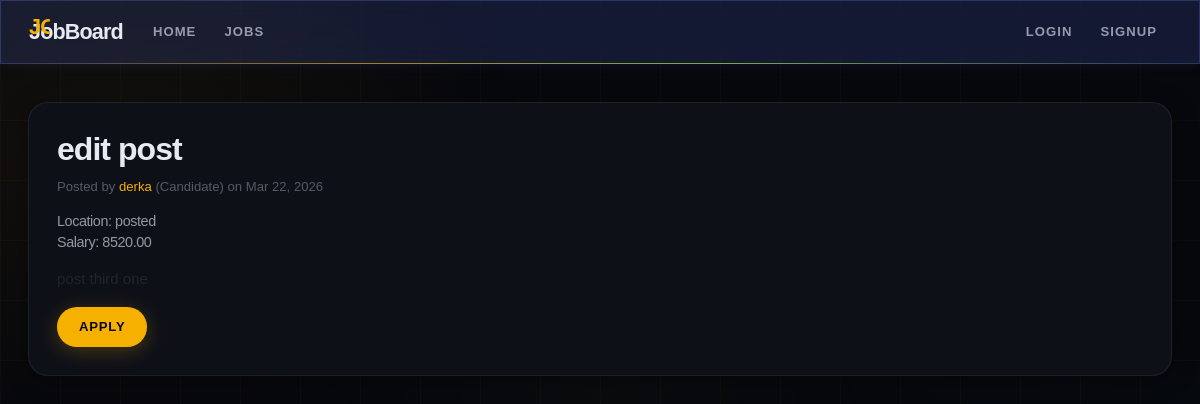
/job_detail/4, run on the app's committed database.
### jobs/models.py (models this page shows)
class Jobs(models.Model):
    profile= models.ForeignKey(Profile , on_delete= models.CASCADE, related_name="jobs")
    title= models.CharField(max_length= 100)
    description = models.TextField()
    location = models.CharField(max_length=25)
    salary= models.DecimalField(max_digits=10, decimal_places=2, blank=True, null=True)
    created_at= models.DateTimeField(auto_now_add=True)

class Profile(models.Model):
    ROLE_CHOICES = [
        ( "employer", "Employer"),
        ("candidate","Candidate")
    ]
    user= models.OneToOneField(User, on_delete=models.CASCADE , related_name="profile")
    role= models.CharField( max_length= 10, choices=ROLE_CHOICES, default="employer")
    bio= models.TextField(blank=True, null= True)
    profile_picture = models.ImageField(upload_to='profile_pictures/', blank=True, null=True)

### jobs/views.py (the view)
# urls.py: path('job_detail/<int:job_id>', views.job_detail, name="job_detail"),
def job_detail(request, job_id):
    job= get_object_or_404(Jobs, id=job_id)
    return render(request, "jobs/job_detail.html", {"job":job})

### jobs/templates/jobs/job_detail.html (shortened to what this page needs)
{% extends 'jobs/base.html' %}
{% block content %}
<div class="card mb-4">
  <div class="card-body">
    <h2>{{ job.title }}</h2>
    <p class="text-muted">Posted by <a href="{% url 'profile_detail' job.profile.id %}">{{ job.profile.user.username }}</a> ({{ job.profile.role|capfirst }}) on {{ job.created_at|date:'M d, Y' }}</p>
    <h5>Location: {{ job.location }}</h5>
    <h5>Salary: {{ job.salary|default:'Not specified' }}</h5>
    <p>{{ job.description|linebreaks }}</p>
    <div class="btn-group" role="group">
      {% if user.profile != job.profile %}
        <a class="btn btn-primary" href="{% url 'application_create' job.id %}">Apply</a>
      {% endif %}
      </div>
  </div>
</div>
{% endblock %}

### jobs/templates/jobs/base.html (style rules this page uses)
body { padding-top: 70px; }
.card { margin-bottom: 1rem; }

### data on the page
Jobs: title "edit post", profile.user.username "derka", profile.role "Candidate", created_at "Mar 22, 2026", location "posted", salary "8520.00", description "post third one"
